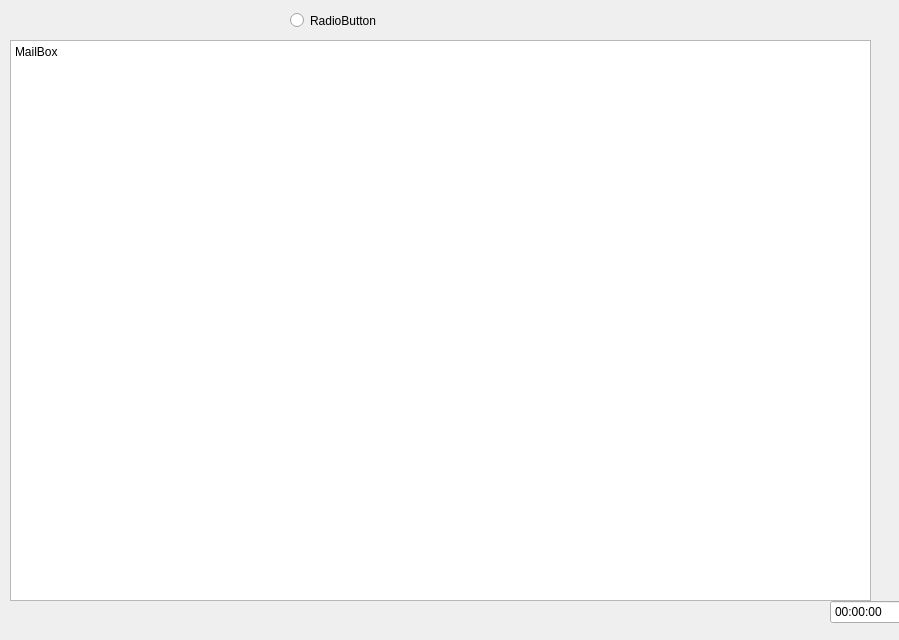
<?xml version="1.0" encoding="UTF-8"?>
<ui version="4.0">
 <class>MailBox</class>
 <widget class="QWidget" name="MailBox">
  <property name="geometry">
   <rect>
    <x>0</x>
    <y>0</y>
    <width>899</width>
    <height>640</height>
   </rect>
  </property>
  <property name="windowTitle">
   <string>MailBox</string>
  </property>
  <widget class="QPlainTextEdit" name="plainTextEdit">
   <property name="geometry">
    <rect>
     <x>10</x>
     <y>40</y>
     <width>861</width>
     <height>561</height>
    </rect>
   </property>
   <property name="plainText">
    <string>MailBox</string>
   </property>
  </widget>
  <widget class="QTimeEdit" name="timeEdit">
   <property name="geometry">
    <rect>
     <x>830</x>
     <y>600</y>
     <width>118</width>
     <height>24</height>
    </rect>
   </property>
  </widget>
  <widget class="QRadioButton" name="radioButton">
   <property name="geometry">
    <rect>
     <x>290</x>
     <y>10</y>
     <width>100</width>
     <height>21</height>
    </rect>
   </property>
   <property name="text">
    <string>RadioButton</string>
   </property>
  </widget>
 </widget>
 <resources/>
 <connections/>
</ui>
